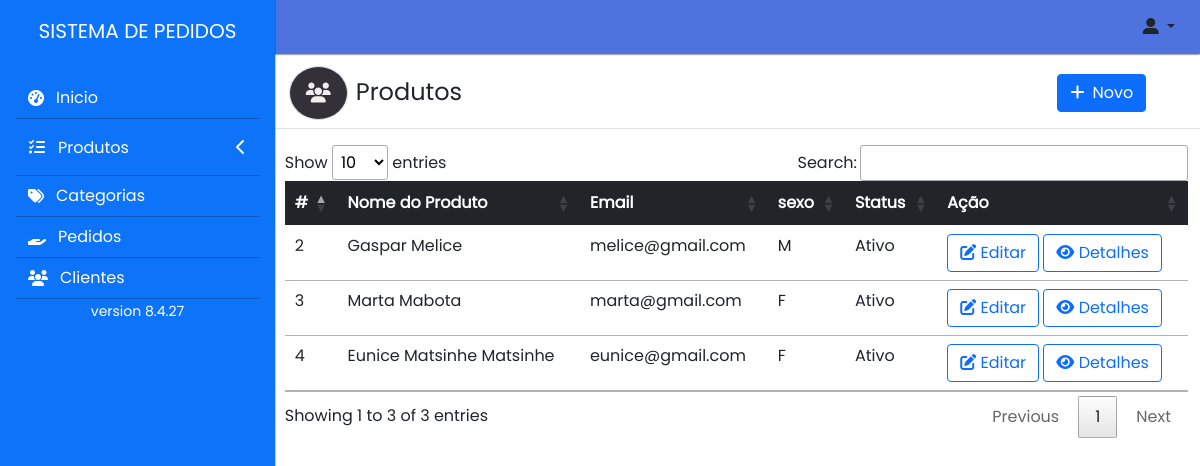
Page /Admin/cliente (signed in) on the committed database.
### tables this page shows
CREATE TABLE `clientes` (
  `id_cliente` int(11) NOT NULL,
  `nome` varchar(50) NOT NULL,
  `apelido` varchar(50) NOT NULL,
  `sexo` varchar(11) NOT NULL,
  `email` varchar(30) NOT NULL,
  `senha` varchar(40) NOT NULL,
  `Nivel_acesso` varchar(50) NOT NULL,
  `status` tinyint(2) NOT NULL,
  `data_created` date DEFAULT NULL,
  `data_deleted` date DEFAULT NULL
);

### core/controllers/Admin.php (called while the page is built, shortened)
<?php
    class Admin{
        public function cliente(){
            $library = new library();
            $clientes = $library->ListaClientes();
            $dados = [
                'clientes'=> $clientes
            ];
            Store::Layout([
                'Admin/layout/header_html',
                'Admin/cliente',
                'Admin/Modal/EditarCliente',
                'Admin/layout/footer'
            ],$dados);
        }
    }

### core/router.php (called while the page is built, shortened)
<?php
class router{
    var $metodo = 'index';
    public function __construct(){
        $url = $this->parseURL();
        if(isset($url[0]) && file_exists('core/controllers/' . $url[0] . '.php'))
        {
            unset($url[0]);
        }
        $this->controller = new  $arg() ;
        if(isset($url[1]) && method_exists($this->controller, $url[1]))
        {
            $this->metodo =$url[1];
            unset($url[1]);
        }
        $this->parametro = $url ? array_values($url) : [];
        call_user_func_array([$this->controller , $this->metodo], $this->parametro);
    }
    private function parseURL(){
        if(isset($_GET['url'])){
            return explode('/', filter_var(rtrim($_GET['url'], '/'), FILTER_SANITIZE_URL));
        }
    }
}

### index.php (called while the page is built, shortened)
<?php
require('core/router.php');
new router();
?>

### core/models/library.php (called while the page is built, shortened)
<?php
class library
{
    public function ListaClientes()
    {
        $db = new Databases();
        $result = $db->select("SELECT * FROM clientes where  Nivel_acesso = 'cliente' and status = 1");
        return $result;
    }
}

### core/classes/Databases.php (called while the page is built, shortened)
<?php
class Databases{
    private $ligacao;
    private function ligar(){
          $this->ligacao = new PDO(
              'mysql:'.
              'host='.MYSQL_SERVER.';'.
              'dbname='.MYSQL_DATABASE.';'.
              'charset='.MYSQL_CHARSET,
              MYSQL_USER,
              MYSQL_PASS,
              array(PDO::ATTR_PERSISTENT => true)
          );
          $this->ligacao->setAttribute(PDO::ATTR_ERRMODE, PDO::ERRMODE_WARNING);
      }
      private function desligar(){
          $this->ligacao = null;
      }
      public function select($sql,$parametros = null){
          $sql = trim($sql);
          $resultados = null;
          try {
              if(!empty($parametros)){
                  $executar = $this->ligacao->prepare($sql);
                  $executar->execute($parametros);
                  $resultados = $executar->fetchALL(PDO::FETCH_CLASS);
              }else{
                  $executar = $this->ligacao->prepare($sql);
                  $executar->execute();
                  $resultados = $executar->fetchALL(PDO::FETCH_CLASS);
              }
          } catch (PDOException $e) {
              return false;
          }
          return $resultados;
      }
  }
?>

### core/views/Admin/cliente.php (the view, shortened to what this page needs)
<div class="row my-3 border-bottom">
    <div class="col-sm-12 col-md-6  px-2">
        <h4 class=""><i class="fas fa-users fs-5   border rounded-full cards-color p-3 mx-2"></i>Produtos</h4>
    </div>
    <div class="col-sm-12 col-md-4"></div>
    <div class="col-sm-12 col-md-2 pt-2">
        <button class="btn btn-primary border-radius-none" data-bs-toggle="modal" data-bs-target="#janelamodal"><i class="fa-solid fa-add me-2"></i>Novo</button>
    </div>
</div>
<div class="row">
    <div class="table-responsive">
        <table class="table table-triped table-hover" id="example">
            <thead class="bg-dark text-white">
                <tr>
                    <th>#</th>
                    <th>Nome do Produto</th>
                    <th>Email</th>
                    <th>sexo</th>
                    <th>Status</th>
                    <th>Ação</th>
                </tr>
            </thead>
            <tbody>
                <?php
                if (!empty($clientes)) {
                    foreach ($clientes as $cliente) {
                ?>
                        <tr>
                            <td><?= $cliente->id_cliente ?></td>
                            <td><?= $cliente->nome ?> <?= $cliente->apelido ?></td>
                            <td><?= $cliente->email ?></td>
                            <td><?= $cliente->sexo ?></td>
                            <td><?php echo $cliente->status == 1 ? 'Ativo' : 'No-Ative' ?></td>
                            <td>
                                <button class="btn btn-outline-primary VerCliente" data-id="<?= $cliente->id_cliente ?>" data-value="<?= BASE_URL ?>Admin/DadosCliente" data-bs-toggle="modal" data-bs-target="#eye"><i class="fa-solid fa-edit"></i> Editar</button>
                                <a href="<?= BASE_URL ?>Admin/DetalheCliente/<?= $cliente->id_cliente ?>" class="btn btn-outline-primary" data-id="<?= $cliente->id_cliente ?>" data-value="<?= BASE_URL ?>Main/DadosCliente"  ><i class="fa-solid fa-eye"></i> Detalhes</a>
                            </td>
                        </tr>
                    <?php
                    }
                } else {
                    ?>
                    <tr class="text-center">
                        <td colspan="6">Tabela Vazia</td>
                    </tr>
                <?php
                }
                ?>
            </tbody>
        </table>
    </div>
</div>

### core/classes/Store.php (shortened to what this page needs)
<?php
class Store{
    public static function Layout($estruturas, $dados = null){
        foreach ($estruturas as $estrutura) {
            include("core/views/$estrutura.php");
        }
    }
}
?>

### public/assets/css/style.css (style rules this page uses)
* { text-decoration: none !important; }
body { width: 100%; font-family: 'poppins' !important; }
.cards-color { background-color: #333137;; border-radius: 50%; color: #eee; border: none; cursor: pointer; }

### rows in the picture
clientes: id_cliente "2", nome "Gaspar", apelido "Melice", email "melice@gmail.com", sexo "M", status "Ativo"
clientes: id_cliente "3", nome "Marta", apelido "Mabota", email "marta@gmail.com", sexo "F", status "Ativo"
clientes: id_cliente "4", nome "Eunice Matsinhe", apelido "Matsinhe", email "eunice@gmail.com", sexo "F", status "Ativo"
